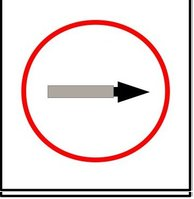
#> input picture Lab6_imagenes/doblarDer.jpg, 194 x 199 px
$ python test.py
#> lines starting #> are read from the running program, lines starting #| are printed output that depends on the picture
#-*- coding: utf-8 -*-

import numpy as np
import argparse
import cv2

'''
ap = argparse.ArgumentParser()
ap.add_argument('-i','--image',help = 'Lab6_imagenes/doblarIzq')
args = vars(ap.parse_args())
'''
temple = cv2.imread('Lab6_imagenes/doblarDer.jpg',cv2.IMREAD_GRAYSCALE)
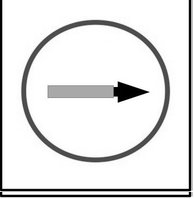
#> temple: shape (199, 194); min 0, max 255, mean 227.3
image = cv2.imread('Lab6_imagenes/nodoblarIzq.jpg')
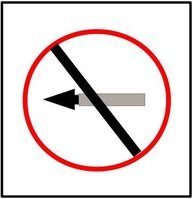
#> input picture Lab6_imagenes/nodoblarIzq.jpg, 193 x 199 px
#> image is the input picture: shape (199, 193, 3); mean B, G, R 215.4, 215.7, 227.4
image2 = cv2.imread('Lab6_imagenes/doblarIzq.jpg')
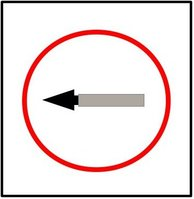
#> input picture Lab6_imagenes/doblarIzq.jpg, 194 x 199 px
#> image2 is the input picture: shape (199, 194, 3); mean B, G, R 223.2, 223.5, 235.2
crop_img = image[10:180, 20:180]
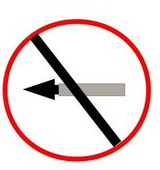
#> crop_img: shape (170, 160, 3); mean B, G, R 216.3, 216.7, 233.2
crop_img2 = temple[20:180, 20:180]
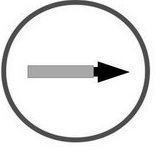
#> crop_img2: shape (160, 160); min 0, max 255, mean 232.3
cv2.imshow("cropped", crop_img)
cv2.waitKey(0)
'''
lower = np.array([0,0,0])
upper = np.array([15,15,15])
shapeMask = cv2.inRange(crop_img,lower,upper)
shapeMask2 = cv2.inRange(temple,0,10)


(cnts, _) = cv2.findContours(shapeMask2.copy(), cv2.RETR_EXTERNAL,
cv2.CHAIN_APPROX_SIMPLE)
print "I found %d black shapes" % (len(cnts))
cv2.imshow("Mask", shapeMask2)
cv2.imshow('mako',shapeMask)

# loop over the contours

for c in cnts:
	#cv2.drawContours(crop_img2, [c], -1, (0, 255, 0), 2)
	#cv2.imshow("Image", temple)
	#cv2.waitKey(0)
	pass
w, h = temple.shape[::-1]
res = cv2.matchTemplate(shapeMask2,shapeMask,cv2.TM_SQDIFF)
min_val, max_val, min_loc, max_loc = cv2.minMaxLoc(res)
if (min_val < 530000):#izq=530000(42916500.0)=der noder=6200000=noizq
	print('found')
top_left = min_loc
bottom_right = (top_left[0] + w, top_left[1] + h)
cv2.rectangle(crop_img2,top_left, bottom_right, (255,0,0) , 2)
cv2.imshow('blarg',temple)
cv2.waitKey(0)
print(min_val)

'''
